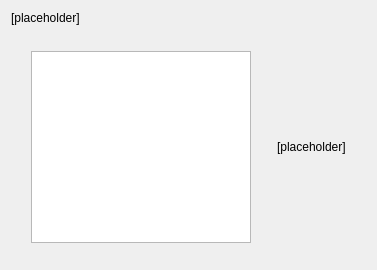
     <widget class="QWidget" name="pg3Units">
      <layout class="QVBoxLayout" name="verticalLayout_4">
       <item>
        <widget class="QLabel" name="lblSelectUnit">
         <property name="styleSheet">
          <string notr="true">font: 11pt &quot;Ubuntu&quot;;</string>
         </property>
         <property name="text">
          <string>[placeholder]</string>
         </property>
         <property name="alignment">
          <set>Qt::AlignLeading|Qt::AlignLeft|Qt::AlignTop</set>
         </property>
         <property name="wordWrap">
          <bool>true</bool>
         </property>
        </widget>
       </item>
       <item>
        <spacer name="verticalSpacer_7">
         <property name="orientation">
          <enum>Qt::Vertical</enum>
         </property>
         <property name="sizeType">
          <enum>QSizePolicy::Fixed</enum>
         </property>
         <property name="sizeHint" stdset="0">
          <size>
           <width>20</width>
           <height>20</height>
          </size>
         </property>
        </spacer>
       </item>
       <item>
        <layout class="QGridLayout" name="gridLayout_2">
         <item row="0" column="0">
          <spacer name="horizontalSpacer_4">
           <property name="orientation">
            <enum>Qt::Horizontal</enum>
           </property>
           <property name="sizeType">
            <enum>QSizePolicy::Fixed</enum>
           </property>
           <property name="sizeHint" stdset="0">
            <size>
             <width>20</width>
             <height>20</height>
            </size>
           </property>
          </spacer>
         </item>
         <item row="0" column="1">
          <widget class="QListWidget" name="lstUnits">
           <property name="sizePolicy">
            <sizepolicy hsizetype="Fixed" vsizetype="Expanding">
             <horstretch>0</horstretch>
             <verstretch>0</verstretch>
            </sizepolicy>
           </property>
           <property name="minimumSize">
            <size>
             <width>220</width>
             <height>0</height>
            </size>
           </property>
           <property name="maximumSize">
            <size>
             <width>220</width>
             <height>16777215</height>
            </size>
           </property>
           <property name="baseSize">
            <size>
             <width>0</width>
             <height>0</height>
            </size>
           </property>
          </widget>
         </item>
         <item row="0" column="2">
          <spacer name="horizontalSpacer_18">
           <property name="orientation">
            <enum>Qt::Horizontal</enum>
           </property>
           <property name="sizeType">
            <enum>QSizePolicy::Fixed</enum>
           </property>
           <property name="sizeHint" stdset="0">
            <size>
             <width>20</width>
             <height>20</height>
            </size>
           </property>
          </spacer>
         </item>
         <item row="0" column="3">
          <widget class="QLabel" name="lblDescribeUnit">
           <property name="sizePolicy">
            <sizepolicy hsizetype="Expanding" vsizetype="Expanding">
             <horstretch>0</horstretch>
             <verstretch>0</verstretch>
            </sizepolicy>
           </property>
           <property name="styleSheet">
            <string notr="true">font: 11pt &quot;Ubuntu&quot;;</string>
           </property>
           <property name="text">
            <string>[placeholder]</string>
           </property>
           <property name="alignment">
            <set>Qt::AlignLeading|Qt::AlignLeft|Qt::AlignVCenter</set>
           </property>
           <property name="wordWrap">
            <bool>true</bool>
           </property>
           <property name="margin">
            <number>0</number>
           </property>
          </widget>
         </item>
         <item row="0" column="4">
          <spacer name="horizontalSpacer_19">
           <property name="orientation">
            <enum>Qt::Horizontal</enum>
           </property>
           <property name="sizeType">
            <enum>QSizePolicy::Fixed</enum>
           </property>
           <property name="sizeHint" stdset="0">
            <size>
             <width>20</width>
             <height>20</height>
            </size>
           </property>
          </spacer>
         </item>
        </layout>
       </item>
       <item>
        <spacer name="verticalSpacer_8">
         <property name="orientation">
          <enum>Qt::Vertical</enum>
         </property>
         <property name="sizeType">
          <enum>QSizePolicy::Minimum</enum>
         </property>
         <property name="sizeHint" stdset="0">
          <size>
           <width>20</width>
           <height>16</height>
          </size>
         </property>
        </spacer>
       </item>
      </layout>
     </widget>
